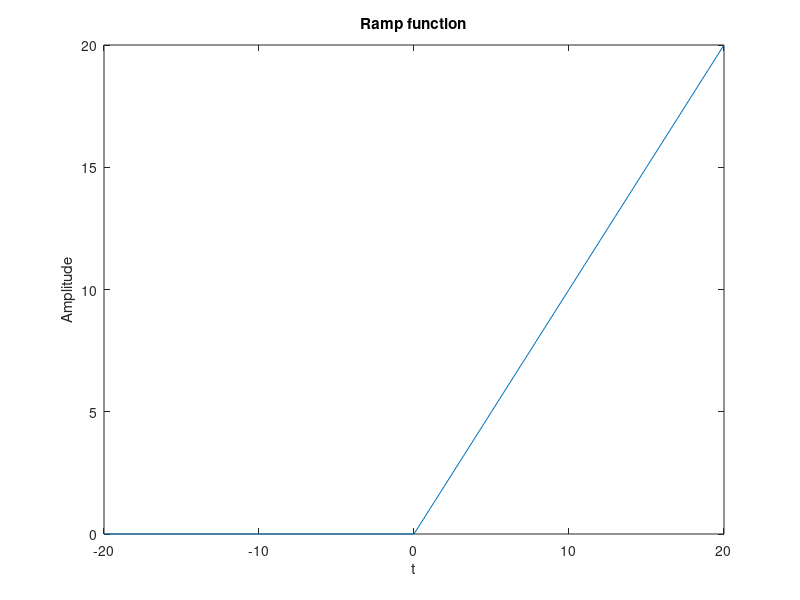

Recreate this plot in MATLAB.
clc;
clear all;
t = -20:1:20;
u(t>=0)=1;
u(t<0)= 0;
k=t;
r=t.*u;
plot(t,r);
xlabel('t');
ylabel("Amplitude");
title("Ramp function");